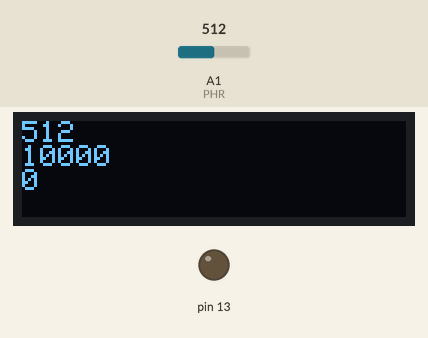
This sketch was run on a simulated Arduino Uno, built with avr-gcc and run on an emulated ATmega328P. On the bench: 128×32 one-colour display, output pins drawn as LEDs (lit = HIGH). Inputs (shaded band) come from the test bench; at power-on: A1 (PHR) = 512. The display library's start-up logo is not drawn; no radio packets arrive unless stated.

Above: at 10.6 s.
10.7 s: A1 (PHR) set to 716
At 21.0 s:
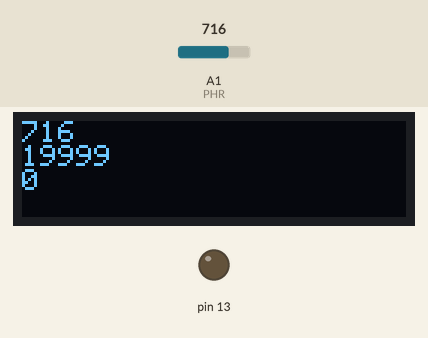
24.1 s: A1 (PHR) set to 900
At 31.0 s:
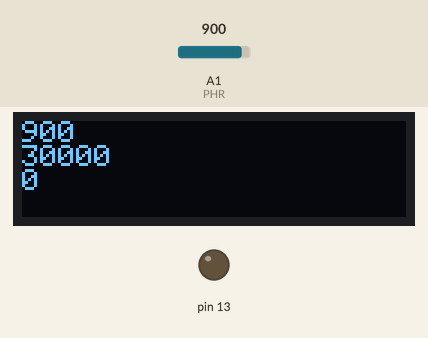
37.5 s: A1 (PHR) set to 1023
At 41.0 s:
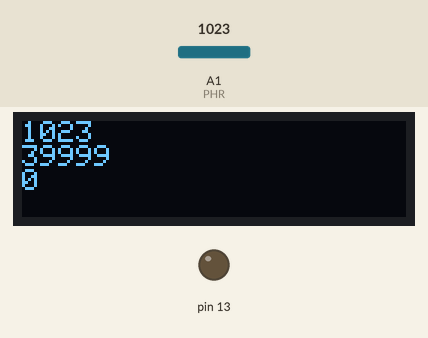
Timing chart, 0 to 42.5 s (numbered marks = the images above; inputs shaded):
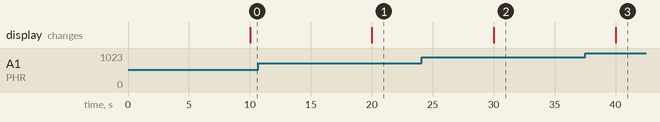

Measured:
- after the input at 10.7 s, the display: changes after 9.3 s (image 1)
- after the input at 24.1 s, the display: changes after 5.9 s (image 2)

The sketch:

sender.ino
```cpp
#include <Adafruit_SSD1306.h>
#include <SPI.h>
#include <Wire.h>
#include <Adafruit_GFX.h>
#include "RF24.h"
#include "Time.h"

#define OLED_RESET 4
Adafruit_SSD1306 display(OLED_RESET);

#define PHR 15

#define NUMFLAKES 10
#define XPOS 0
#define YPOS 1
#define DELTAY 2

RF24 radio (9,10);

byte addresses[][6] = {"0Node","1Node","2Node","3Node","4Node","5Node"};

#define LOGO16_GLCD_HEIGHT 16
#define LOGO16_GLCD_WIDTH  16

#define MAX_WAIT_FOR_TIMER 3

struct data {
  unsigned long millis;
  int val;
  boolean reset;
};
typedef struct data data;

data donnee;

unsigned int waitFor(int timer, unsigned long period){
  static unsigned long waitForTimer[MAX_WAIT_FOR_TIMER];
  // numéro de la période modulo 2^32
  unsigned long newTime = micros() / period;
  // delta entre la période courante et celle enregistrée
  int delta = newTime - waitForTimer[timer];
  // en cas de dépassement du nombre de périodes possibles sur 2^32
  if ( delta < 0 ) delta += 1 + (0xFFFFFFFF / period);
  // enregistrement du nouveau numéro de période
  if ( delta ) waitForTimer[timer] = newTime;
  return delta;
}

// void Led(int timer, long period, byte led) {
//   // valeur à mettre sur la led
//   static byte val = 0;
//   // sort s'il y a moins d'une période écoulée
//   if (!waitFor(timer,period)) return;
//   // ecriture
//     //si on a un A
//   digitalWrite(led,val);
//   // changement d'état
//   val = 1 - val;
// }

void Aff (int timer, long period) {
  // sort s'il y a moins d'une période écoulée
  if (!(waitFor(timer,period))) return;

  /*
   *Initialisation de la struct data
   *Reset si mCourant OV donc retour a 0 ou < 1024ms(large)
   *Signal a RPI de continuer a compter sans repartir a 0
   *-> A faire dans recever
   *1000 pour correspondre a 1 sec
   */
  donnee.val = analogRead(PHR);
  donnee.millis = millis();
  if(donnee.millis < 1024) {
    donnee.reset = true;
  }

  // Envoi de la valeur
  radio.stopListening();
  radio.write (&donnee, sizeof (data));

  // Affichage de la struct sur l'ecran
  display.clearDisplay();
  display.invertDisplay(false);
  display.setTextSize(1);
  display.setTextColor(WHITE);
  display.setCursor(0,8*0);
  display.println(donnee.val);
  display.setCursor(0,8*1);
  display.println(donnee.millis);
  display.setCursor(0,8*2);
  display.println(donnee.reset);
  display.display();

  //Reset du reset
  if (donnee.reset == true)
    donnee.reset = false;
}


void setup() {

  radio.begin();
  radio.setChannel(69);
  radio.setRetries(15,15);
  radio.setPALevel(RF24_PA_LOW);
  //radio.openReadingPipe(1,addresses[0]);
  radio.openWritingPipe(addresses[0]);
    radio.setPayloadSize(32);
  radio.printDetails();
  radio.startListening();

  // initialisation de la direction de la broche
  pinMode(13,OUTPUT);

  // photo resistance
  pinMode(PHR,INPUT);

  // initialize with the I2C addr 0x3C (for the 128x32)
  display.begin(SSD1306_SWITCHCAPVCC, 0x3C);

  display.display();
  delay(2000);
  display.clearDisplay();

  //Initialisation des temps
  donnee.reset = false;
}


void loop() {
  // Led est exécutée toutes les 100ms
  //Led (0,100000,13);
  Aff (2, 10000000);
}
```
